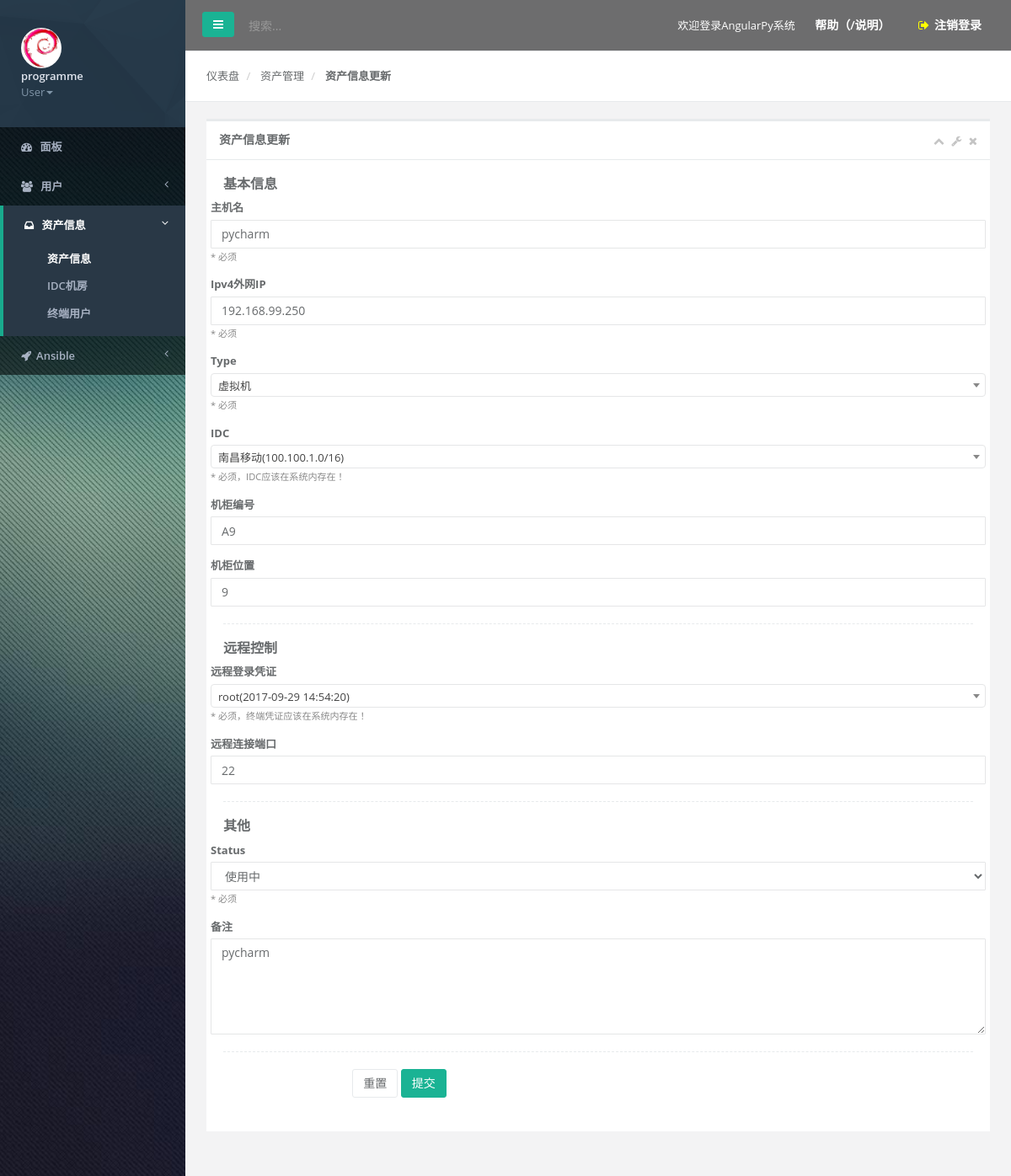
The app's page /cmdb/asset/1/update/ (signed in) with its own data.
### users/models.py (models this page shows, shortened)
class User(AbstractBaseUser):
    username = models.CharField(max_length=50, unique=True, verbose_name=u"用户名")
    email = models.EmailField(max_length=50, verbose_name=u"邮箱")
    phone = models.CharField(max_length=20, blank=True, null=True, verbose_name=u"手机号码")
    webchat = models.CharField(max_length=20, blank=True, null=True, verbose_name=u"微信")
    qq = models.CharField(max_length=20, blank=True, null=True, verbose_name=u"QQ")
    register_time = models.DateTimeField(auto_now_add=True, verbose_name=u"注册时间")
    last_login = models.DateTimeField(auto_now=True, verbose_name=u"最后登录时间")
    is_active = models.BooleanField(default=True)
    is_admin = models.BooleanField(default=False)
    comment = models.CharField(max_length=200, blank=True, null=True, verbose_name=u"备注")
    object = UserManager()
    USERNAME_FIELD = "username"
    REQUIRED_FIELDS = ["email"]
    class Meta:
        db_table = "angularpy_users"
        verbose_name = u"系统用户表"
        verbose_name_plural = u"系统用户表"

### cmdb/models/ServerAsset.py (models this page shows, shortened)
class ServerAsset(models.Model):
    STATUS_CHOICES = (
        ("In use", u"使用中"),
        ("Out of use", u"未使用"),
        ("fault", u"故障"),
        ("other", u"其他")
    )
    TYPE_CHOICES = (
        ("Server", u"物理机"),
        ("VM", u"虚拟机"),
        ("Docker", u"容器"),
        ("Storage", u"存储"),
    )
    create_by = models.CharField(verbose_name=u"创建者", max_length=32, blank=True)
    hostname = models.CharField(verbose_name=u"主机名", unique=True, max_length=50)
    port = models.IntegerField(verbose_name=u"远程连接端口", default=22)
    idc = models.ForeignKey(IDC, verbose_name=u"IDC", related_name="idc_assets")
    cabinet_no = models.CharField(verbose_name=u"机柜编号", max_length=30, null=True, blank=True)
    cabinet_pos = models.IntegerField(verbose_name=u"机柜位置", blank=True, null=True)
    certification = models.ForeignKey(AssetUser, verbose_name=u"远程登录凭证", related_name="cert_assets")
    status = models.CharField(choices=STATUS_CHOICES, max_length=10, default="In use")
    type = models.CharField(choices=TYPE_CHOICES, max_length=10, default="Server")
    comment = models.CharField(verbose_name=u"备注", max_length=200, null=True, blank=True)
    product_serial = models.CharField(verbose_name=u"设备序列号", max_length=200, blank=True, null=True)
    product_uuid = models.CharField(verbose_name=u"设备UUID", max_length=50, blank=True, null=True)
    product_name = models.CharField(verbose_name=u"设备产商", max_length=50, blank=True, null=True)
    machine = models.CharField(verbose_name=u"架构", max_length=10, blank=True, null=True)
    processor_type = models.CharField(verbose_name=u"CPU类型", max_length=80, blank=True, null=True)
    processor_count = models.IntegerField(verbose_name=u"CPU数量", default=1, blank=True, null=True)
    processor_core = models.IntegerField(verbose_name=u"CPU核心数", default=1, blank=True, null=True)
    disks_total_capacity = models.CharField(verbose_name=u"磁盘总大小", max_length=10, blank=True, null=True)
    disks = models.CharField(verbose_name=u"磁盘信息", max_length=100, blank=True, null=True)
    node = models.CharField(verbose_name=u"节点名称", max_length=20, blank=True, null=True)
    bits = models.CharField(verbose_name=u"系统位数", max_length=5, blank=True, null=True)
    kernel = models.CharField(verbose_name=u"内核版本", max_length=15, blank=True, null=True)
    vendor = models.CharField(verbose_name=u"供应商", max_length=20, blank=True, null=True)
    swap_total = models.CharField(verbose_name=u"swap总和", max_length=20, blank=True, null=True)
    swap_free = models.CharField(verbose_name=u"swap剩余", max_length=20, blank=True, null=True)
    mem_total = models.CharField(verbose_name=u"内存", max_length=20, blank=True, null=True)
    mem_free = models.CharField(verbose_name=u"内存空闲", max_length=20, blank=True, null=True)
    os = models.CharField(verbose_name=u"系统类型", max_length=10, blank=True, null=True)
    distribution = models.CharField(verbose_name=u"发行版本", max_length=20, blank=True, null=True)
    mounts_num = models.IntegerField(verbose_name=u"分区数量", default=1)
    mounts = models.CharField(verbose_name=u"分区信息", max_length=200, blank=True, null=True)
    gateway = models.CharField(verbose_name=u"网关", max_length=50, blank=True, null=True)
    macaddr = models.CharField(verbose_name=u"网卡MAC地址", max_length=50, blank=True, null=True)
    ip = models.CharField(verbose_name=u"ipv4外网IP", max_length=50, null=True)
    networks = models.CharField(verbose_name=u"网络信息简介", max_length=400, blank=True, null=True)
    class Meta:
        ordering = ["hostname"]
        db_table = "cmdb_ServerAsset"
        verbose_name = u"服务器资产总表"
        verbose_name_plural = u"服务器资产总表"

### cmdb/models/IDC.py (models this page shows)
class IDC(models.Model):
    name = models.CharField(verbose_name=u"机房名称", max_length=30, null=True, blank=True)
    address = models.CharField(verbose_name=u"机房地址", max_length=100, null=True, blank=True)
    tel = models.CharField(verbose_name=u"机房电话", max_length=30, null=True, blank=True)
    contact = models.CharField(verbose_name=u"机房联系人", max_length=30, null=True, blank=True)
    contact_phone = models.CharField(verbose_name=u"联系人电话", max_length=30, null=True, blank=True)
    intranet = models.CharField(verbose_name=u"内网IP范围", max_length=50, blank=True, null=True)
    extranet = models.CharField(verbose_name=u"外网IP范围", max_length=50, blank=True, null=True)
    operator = models.CharField(verbose_name=u"维护商", max_length=32, blank=True)
    bandwidth = models.CharField(verbose_name=u"接入带宽", max_length=30, null=True, blank=True)
    create_by = models.CharField(verbose_name=u"创建者", max_length=32, blank=True)
    comment = models.CharField(verbose_name=u"备注", max_length=200, null=True, blank=True)
    def __str__(self):
        return "%s(%s)" % (self.name, self.extranet)
    class Meta:
        ordering = ["name"]
        db_table = "cmdb_IDC"
        verbose_name = u"IDC总表"
        verbose_name_plural = u"IDC总表"

### cmdb/models/User.py (models this page shows)
class AssetUser(models.Model):
    username = models.CharField(verbose_name=u"远程用户名", max_length=30, null=True)
    password = models.CharField(verbose_name=u"远程用户密码", max_length=30, null=True)
    date_created = models.DateTimeField(auto_now_add=True, null=True)
    create_by = models.CharField(verbose_name=u"创建者", max_length=32, blank=True)
    comment = models.CharField(verbose_name=u"备注", max_length=200, blank=True, null=True)
    def __str__(self):
        return "%s(%s)" % (self.username, self.date_created.strftime("%Y-%m-%d %H:%M:%S"))
    class Meta:
        ordering = ["username", "date_created"]
        db_table = "cmdb_AssetUser"
        verbose_name = u"资产用户总表"
        verbose_name_plural = u"资产用户总表"

### cmdb/views/asset.py (the view, shortened to what this page needs)
# urls.py: url(r"^asset/(?P<pk>\d+)/update/$", views.ServerAssetUpdateView.as_view(), name="asset-update"),
class ServerAssetUpdateView(AdminUserRequiredMixin, UpdateView):
    model = ServerAsset
    form_class = forms.ServerAssetUpdateForm
    template_name = "cmdb/asset_create_update.html"
    def get_context_data(self, **kwargs):
        context = {
            "app": "资产管理",
            "action": "资产信息更新",
        }
        kwargs.update(context)
        return super(ServerAssetUpdateView, self).get_context_data(**kwargs)

### cmdb/forms/asset.py
class ServerAssetUpdateForm(forms.ModelForm):
    class Meta:
        model = ServerAsset
        fields = [
            "hostname", "type", "idc", "ip", "port", "certification",
            "status", "cabinet_no", "cabinet_pos", "comment",
        ]
        widgets = {
            "type": forms.Select(
                attrs={"class": "select2",
                       "data-placeholder": u"选择设备类型"}
            ),
            "idc": forms.Select(
                attrs={"class": "select2",
                       "data-placeholder": u"IDC机房"}
            ),
            "certification": forms.Select(
                attrs={"class": "select2",
                       "data-placeholder": u"登录凭证"}
            ),
            "comment": forms.Textarea(
                attrs={"placeholder": "备注信息"}
            )
        }
        help_texts = {
            "hostname": "* 必须",
            "type": "* 必须",
            "idc": "* 必须，IDC应该在系统内存在！",
            "certification": "* 必须，终端凭证应该在系统内存在！",
            "ip": "* 必须",
            "status": "* 必须",
        }

### users/utils.py (called while the page is built)
    def test_func(self):
        if not self.request.user.is_authenticated:
            return False
        elif not self.request.user.is_admin:
            self.raise_exception = True
            return False
        return True

### templates/cmdb/asset_create_update.html (shortened to what this page needs)
{% extends "_base_create_update.html" %}
{% load static %}
{% load bootstrap3 %}
{% block custom_header_css_js %}
<link href="{% static 'css/plugins/inputTags.css' %}" rel="stylesheet">
<link href="{% static "css/plugins/select2/select2.min.css" %}" rel="stylesheet">
{% endblock %}
{% block form %}
    <form action="" method="post" class="form-horizontal">
        <h3>基本信息</h3>
        {% bootstrap_field form.hostname layout="horizontal" %}
        {% bootstrap_field form.ip layout="horizontal" %}
        {% bootstrap_field form.type layout="horizontal" %}
        {% bootstrap_field form.idc layout="horizontal" %}
        {% bootstrap_field form.cabinet_no layout="horizontal" %}
        {% bootstrap_field form.cabinet_pos layout="horizontal" %}
        <div class="hr-line-dashed"></div>
        <h3>远程控制</h3>
        {% bootstrap_field form.certification layout="horizontal" %}
        {% bootstrap_field form.port layout="horizontal" %}
        <div class="hr-line-dashed"></div>
        <h3>其他</h3>
        {% bootstrap_field form.status layout="horizontal" %}
        {% bootstrap_field form.comment layout="horizontal" %}
        <div class="hr-line-dashed"></div>
        <div class="form-group">
            <div class="col-sm-4 col-sm-offset-2">
                <button class="btn btn-default" type="reset">重置</button>
                <button class="btn btn-primary" id="submit_button" type="submit">提交</button>
            </div>
        </div>
    </form>
{% endblock %}

### templates/_user_profile.html (shortened to what this page needs)
{% load static %}
<li class="nav-header">
    <div class="dropdown profile-element">
        <span>
            <img alt="image" class="img-circle" width="48" height="48" src="{% static 'img/user.png' %}"/>
        </span>
        <a data-toggle="dropdown" aria-expanded="false" class="dropdown-toggle" href="#">
            <span class="clear">
                <span class="m-t-xs">
                    <strong class="font-bold">{{ user.username }} </strong><br/>
                </span>
                <span class="text-muted text-xs">
                    {{ user.get_role_display | default:"User" }}<b class="caret"></b>
                </span>
            </span>
        </a>
    </div>
</li>

### static/css/angularpy.css (style rules this page uses)
body::before { background: rgba(0, 0, 0, 0) url("/static/img/angularpy-bg.jpg") no-repeat scroll center center/cover; content: ''; height: 100%; left: 0; position: fixed; top: 0; width: 100%; will-change: transform; z-index: -1; }

### records on screen
User: username "programme"
ServerAsset: hostname "pycharm", ip "192.168.99.250", type "Type * 必须", extranet "IDC * 必须，IDC应该在系统内存在！", cabinet_no "A9", cabinet_pos "9", date_created "远程登录凭证 * 必须，终端凭证应该在系统内存在！", port "22", status "使用中", comment "pycharm"

### other values on screen
{{ user.get_role_display | default:"User" }} "User"
{{ app }} "资产管理"
{{ action }} "资产信息更新"
